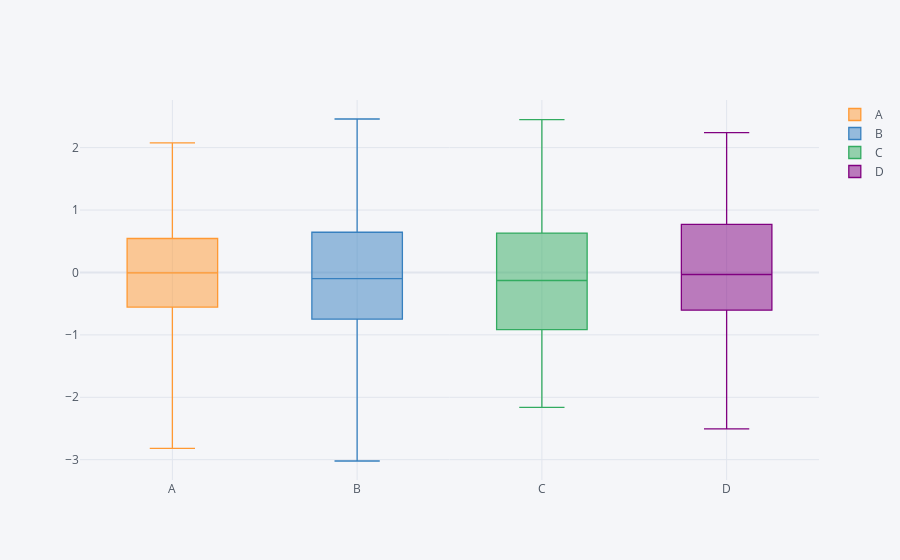

The code cell stored with this chart in its notebook:
### Code cell
#boxplot
df1.iplot(kind = 'box')
